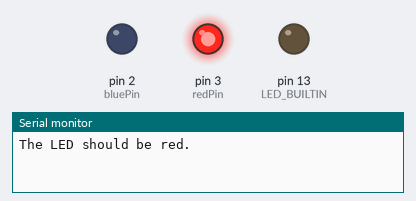
Bench run of a sketch on a simulated Arduino Uno, built with avr-gcc and run on an emulated ATmega328P. On the bench: output pins drawn as LEDs (lit = HIGH), the last lines printed to the serial monitor. Pins used as bus, display or sensor lines are not drawn.

Above: at 0.5 s.
At 1.5 s:
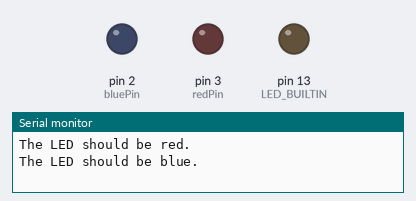
At 5.5 s:
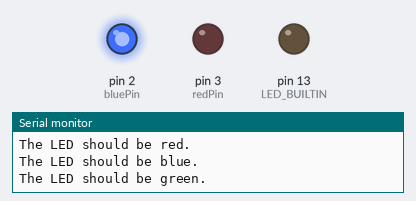
Timing chart, 0 to 6.9 s (numbered marks = the images above):
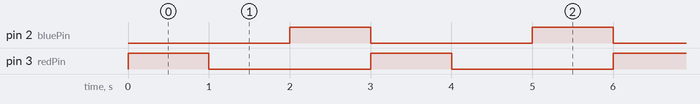

The sketch:

RGB.ino
```cpp
int greenPin = 1;
int bluePin = 2;
int redPin = 3;


void setup() {

  // initialize the LED as an output:
  pinMode(LED_BUILTIN, OUTPUT);
  // initialize serial communication:
  Serial.begin(9600);

// For LED

  pinMode(redPin, OUTPUT);
  pinMode(greenPin, OUTPUT);
  pinMode(bluePin, OUTPUT);

//-------------------------------

}


void loop(){

  Serial.println("The LED should be red.");
  setColor(255, 0, 0);  // red
  delay(1000);

  Serial.println("The LED should be blue.");
  setColor(0, 255, 0);  // blue
  delay(1000);

  Serial.println("The LED should be green.");
  setColor(0, 0, 255);  // green
  delay(1000);
}


void setColor(int red, int green, int blue)
{
  #ifdef COMMON_ANODE
    red = 255 - red;
    green = 255 - green;
    blue = 255 - blue;
  #endif
  analogWrite(redPin, red);
  analogWrite(greenPin, green);
  analogWrite(bluePin, blue);
}
```

Measured:
- by itself, pin 2 (bluePin), pin 3 (redPin): alternates HIGH for 1.0 s and LOW for 2.0 s
- by itself, everything shown: repeats every 3.0 s, in 3 steps
